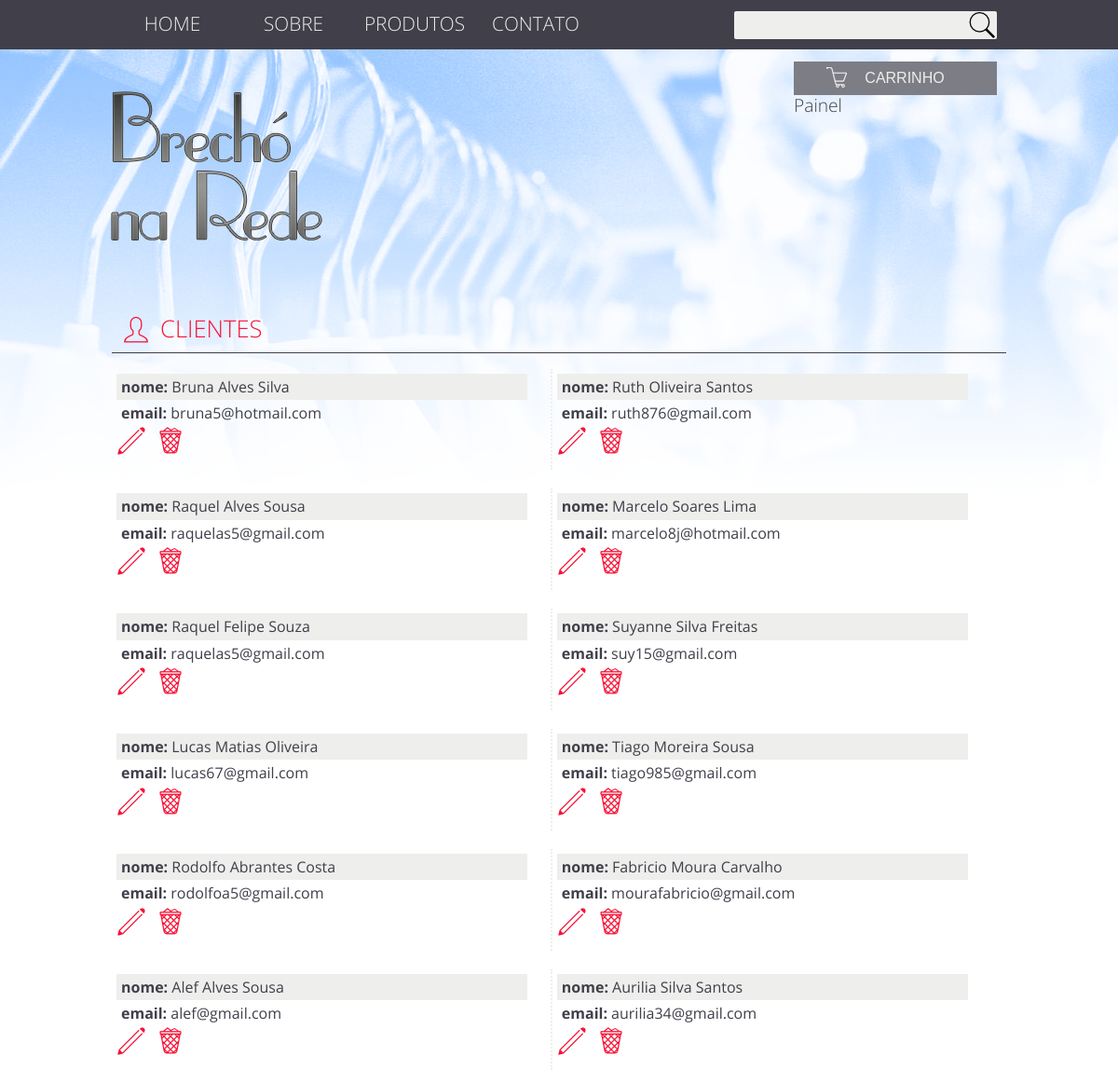
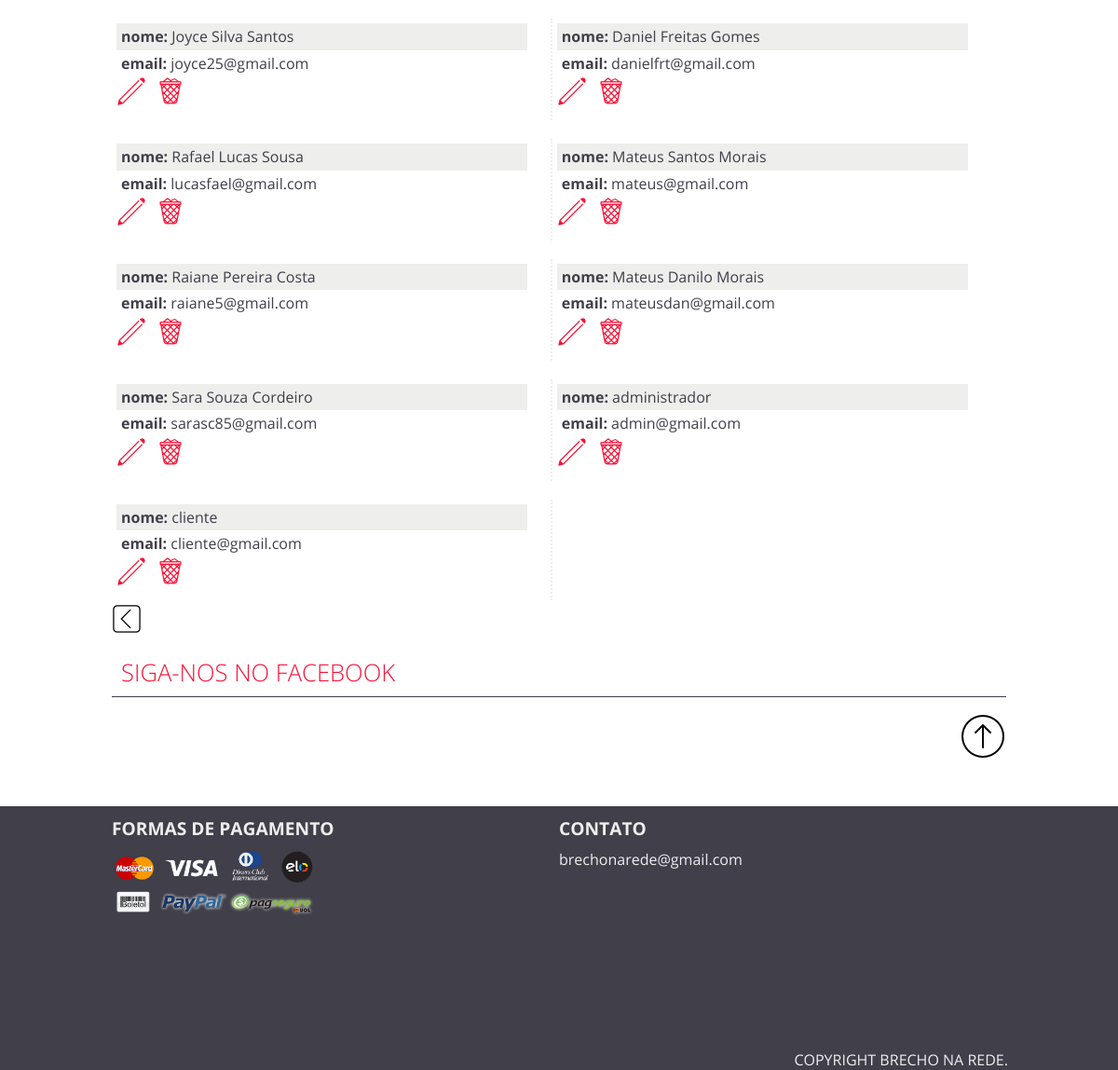
/index.php?ctrl=controladorListarClientes (signed in), run on the app's committed database (2 pictures, top to bottom).
### tables this page shows
CREATE TABLE `cliente` (
  `idCliente` int(11) NOT NULL,
  `nome` varchar(30) NOT NULL,
  `cpf` bigint(20) NOT NULL,
  `email` varchar(50) DEFAULT NULL,
  `sexo` char(9) DEFAULT NULL,
  `bairro` varchar(20) NOT NULL,
  `cidade` varchar(30) NOT NULL,
  `localidade` varchar(20) NOT NULL,
  `cep` int(11) NOT NULL,
  `telefone1` int(11) NOT NULL,
  `telefone2` int(11) DEFAULT NULL,
  `senha` varchar(10) NOT NULL,
  `perfil` int(3) NOT NULL,
  `logradouro` varchar(20) NOT NULL
);

### img/modelo/DAO/classeClienteDAO.php (called while the page is built, shortened)
<?php
class classeClienteDAO {
    public function listarClientes(){
     try{
         $pdo = conexao::getInstance();
         $listarClientes=$pdo->prepare("SELECT * FROM cliente");
         $listarClientes->execute();
         $clienteslist= array();
         while($clientesObj=$listarClientes->fetchObject(__CLASS__) ){
             $clienteslist[]=$clientesObj;
         }
         return $clienteslist;
     }
     catch(PDOException $erro){
         echo $erro->getTraceAsString();
     }
    }
}

### controle/controladorListarClientes.php (the view)
<?php
require_once 'modelo/DAO/classeClienteDAO.php';
$novoClienteDAO = new classeClienteDAO();
$clientes =$novoClienteDAO->listarClientes();
 echo "<h1><i class='cliente'></i>Clientes</h1>";
if(isset($clientes)){
    foreach($clientes as $clientesBuscados){
    echo "<div class='mostrabuscausuario'>";
    echo "<ul class='mostraruser'>";
    echo "<li><b>nome: </b>".$clientesBuscados->nome."</li>";
    echo " <li> <b>email: </b>".$clientesBuscados->email."</li>";
    echo "<a href='index.php?ctrl=controladorAlterarCliente&&idCliente=".$clientesBuscados->idCliente."'><i class='editar'></i>";
    echo "<a href='index.php?ctrl=controladorExcluirCliente&idCliente=".$clientesBuscados->idCliente."' onclick='return confirmDel()'><i class='lixo'></i></a>";
    echo "</ul>";
    echo "</div>";
    }
}
else{
    echo "Nenhum usuario para listar";
}
echo "<a href='index.php?ctrl=controladorPainelUsuario'><i class='voltar'></i></a>";

### css/estilo.css (style rules this page uses)
* { margin:0; padding:0; }
body { font-family: 'Open Sans', sans-serif; color:#eeeeec; background:url(../img/banner.png) no-repeat; }
.conteudo h1 { color:#f61337; border-bottom:1px solid #403f4a; text-transform: uppercase; font-weight: lighter; font-size:1.6em; clear: both; width: inherit; padding:10px; }
.cliente { background:url(../img/icones/cliente.png) no-repeat ; display: block; width: 32px; height: 32px; float: left; margin-right:10px; }
.editar { background:url(../img/icones/editar.png) no-repeat ; display: block; width: 32px; height: 32px; float: left; }
.voltar { background:url(../img/icones/voltar.png) no-repeat ; display: table; width: 32px; height: 32px; clear: both; position:absolute; margin-top: 20px; bottom:0; }
.lixo { background:url(../img/icones/lixo.png) no-repeat ; display: block; width: 32px; height: 32px; float: left; padding: 5px; margin-left:10px; }
.mostrabuscausuario { display: table; float: left; padding:5px; width: 48%; margin-bottom: 20px; }
.mostrabuscausuario:nth-child(2n+0) { border-right:2px dotted #eeeeec; }
.mostraruser li:nth-child(2n+1),.infopdt li:nth-child(2n+1) { background: #eeeeec; }
.mostraruser li { list-style: none; margin-right: 20px; padding:5px; }

### data on the page
cliente: nome "Bruna Alves Silva", email "bruna5@hotmail.com"
cliente: nome "Ruth Oliveira Santos", email "ruth876@gmail.com"
cliente: nome "Raquel Alves Sousa", email "raquelas5@gmail.com"
cliente: nome "Marcelo Soares Lima", email "marcelo8j@hotmail.com"
cliente: nome "Raquel Felipe Souza", email "raquelas5@gmail.com"
cliente: nome "Suyanne Silva Freitas", email "suy15@gmail.com"
cliente: nome "Lucas Matias Oliveira", email "lucas67@gmail.com"
cliente: nome "Tiago Moreira Sousa", email "tiago985@gmail.com"
cliente: nome "Rodolfo Abrantes Costa", email "rodolfoa5@gmail.com"
cliente: nome "Fabricio Moura Carvalho", email "mourafabricio@gmail.com"
cliente: nome "Alef Alves Sousa", email "alef@gmail.com"
cliente: nome "Aurilia Silva Santos", email "aurilia34@gmail.com"
cliente: nome "Joyce Silva Santos", email "joyce25@gmail.com"
cliente: nome "Daniel Freitas Gomes", email "danielfrt@gmail.com"
cliente: nome "Rafael Lucas Sousa", email "lucasfael@gmail.com"
cliente: nome "Mateus Santos Morais", email "mateus@gmail.com"
cliente: nome "Raiane Pereira Costa", email "raiane5@gmail.com"
cliente: nome "Mateus Danilo Morais", email "mateusdan@gmail.com"
cliente: nome "Sara Souza Cordeiro", email "sarasc85@gmail.com"
cliente: nome "administrador", email "admin@gmail.com"
cliente: nome "cliente", email "cliente@gmail.com"
